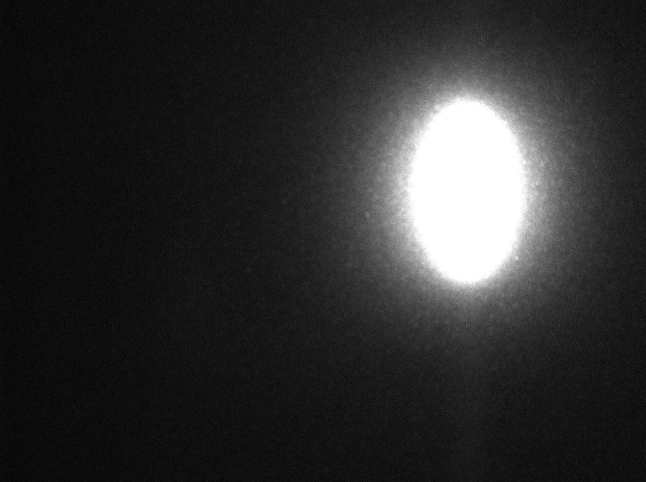
#> input picture Showcase/BPM1photo.jpg, 1292 x 964 px (shown at 1/2 size)
$ python BPM1Proc.py   (Python 2 division)   (older library calls are emulated)
#> lines starting #> are read from the running program, lines starting #| are printed output that depends on the picture; after the words box and inside, x2 and y2 are one past the last pixel; in counts of white or black regions, pixels touching at a corner belong together
#> in load, img is the input picture: shape (964, 1292, 3); min 0, max 255, mean 46.1
#> in binaryThreshold, `ret, thresh = cv2.threshold(img, threshVal, maxVal, cv2.THRESH_BINARY_..`:
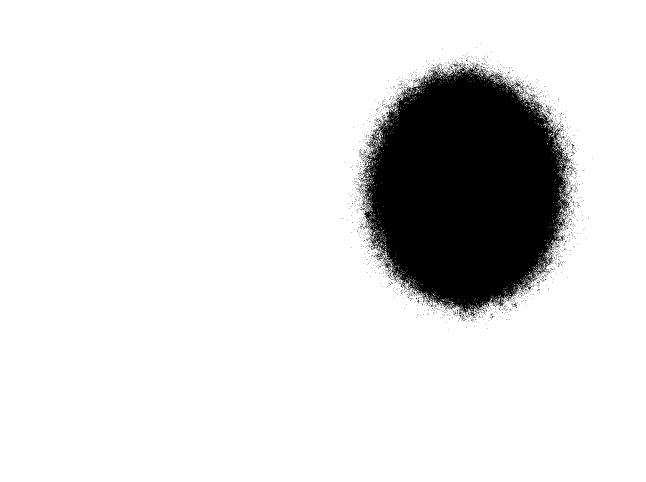
#> thresh: shape (964, 1292, 3) (shown at 1/2 size); 87.8% white; 1830 black regions (1821 under 20 px), largest, box (x1, y1, x2, y2) and area: (720, 127, 1144, 635) 148041, (1134, 330, 1149, 342) 43, (1092, 216, 1103, 232) 40
#> in binaryThreshold, `ret, thresh = cv2.threshold(img, threshVal, maxVal, cv2.THRESH_BINARY_..`: ret = 90
### Showcase/cvlib.py
"""
BNL NSLS-2 Computer Vision Module
Author: William Watson
Date: 2016-7-14

This Module contains numerous functions designed to
help in the data manipulation of images on the Beam-lines within NSLS-2.
It Uses the numpy and cv2 libraries to construct a simple module to
make image processing and computer vision easier, faster, and more compact.
"""

# DEPENDENCIES
import cv2
import numpy as np
import sys
import time
from matplotlib import pyplot as plt
import matplotlib
from epics import caget, caput
from scipy.optimize import leastsq


# VERSION
__version__ = "0.5.4.1"
__opencv__ = cv2.__version__
__npversion__ = np.version.version
__sysver__ = sys.version
__matplotlibver__ = matplotlib.__version__


# GLOBAL VARS
colorMap_flag = {"autumn":0, "bone":1, "jet":2, "winter":3, "rainbow":4, "ocean":5, "summer":6, "spring":7, "cool":8, "hsv":9, "pink":10, "hot":11}
border_flag = {"constant":0, "reflect":2, "reflect101":4, "replicate":1, "default":4, "wrap":3}
EPICSTYPE = {1 : np.uint16 , 0 : np.uint8, 2:np.uint32, 3: np.uint64}
EPICSCOLOR = {0: "gray", 1: "bayer", 2: "RBG1"}

#######################################################################################

# EXPERIMENTAL SECTION - ALL NEW METHODS GO HERE FIRST FOR TESTING
#FIX FIX FIX

# METHODS KNOWN TO BE BROKEN / Need Further Looking!!!!!!!!!


# [493 lines left out: functions backgroundSubtract, enhance, watershed, drawHarrisSubPixel, depthImg, sharpen and 17 more, not called in this run]


def dictToLst(dictionary):
        """
        Returns a dictionary into two lists of [[key][values]]

        Params:
        * dictionary - Dictionary to be split

        Returns:
        * [keys, values]
        """
        keys = []
        values = []
        for key, value in dictionary.iteritems():
                keys.append(key)
                values.append(value)
        return [keys, values]


# [12 lines left out: function lstToDict, not called in this run]


def meanVal(img):
        """
        Returns the Mean Color (Regular Img) / Mean Intensity (Grayscale)

        Params:
	* img - image

        Returns:
	* Mean Color / Mean Image
        """
	mean = cv2.mean(img)
	if img is None:
		print "ERROR: MeanValue: Sent in None-Type Object"
		return -1
	if len(img.shape) == 3:
		return (mean[0], mean[1], mean[2])
	elif len(img.shape) == 2:
		return (mean[0])
	else:
		return mean


# [15 lines left out: function flip, not called in this run]


def mask(img, invert=False):
        """
        Finds the mask for an image

        Params:
	* img - image
	* invert - OPTIONAL - def False; if def, returns mask, if True, returns bitwise not of mask

        Returns:
	* mask
        """
	imgray = grayscale(img) #.cvtColor(img, cv2.COLOR_BGR2GRAY)
	ret, mask = cv2.threshold(imgray, 10, 255, cv2.THRESH_BINARY)
	mask_inv = cv2.bitwise_not(mask)
	if not invert:
		return mask
	else:
		return mask_inv


# [31 lines left out: functions copy, filterCnts, not called in this run]


def cntInfo(img, cnt):
        """
        Returns pertinent information regarding a contour

        Params:
	* img - image
	* cnt - contour

        Returns:
	* dictionary of cnt info
        """
	pts = extremePoints(cnt)
	roi = crop(img, pts["L"][0], pts["T"][1], pts["R"][0], pts["B"][1])
	m = minMaxLoc(roi)
	m["minLoc"] = (m["minLoc"][0] + pts["L"][0], m["minLoc"][1] + pts["T"][1])
	m["maxLoc"] = (m["maxLoc"][0] + pts["L"][0], m["maxLoc"][1] + pts["T"][1])
	cross = abs(pts["L"][0] - pts["R"][0])
	height = abs(pts["T"][1] - pts["B"][1])
	cent = centroid(cnt)
	angle = orientation(cnt)
	areaVal = area(cnt)
	per = perimeter(cnt)
	ar = aspectRatio(cnt)
	ext = extent(cnt)
	sold = solidity(cnt)
	eqD = equivalentDiameter(cnt)
	me = meanVal(grayscale(roi))
	su = sumPixel(grayscale(roi))
	d = {"sum intensity":su, "mean intensity":me, "area":areaVal, "perimeter":per, "aspect ratio":ar, "extent":ext,"solidity":sold, "equivalent diameter":eqD, "width": cross, "height" : height, "centroid" : cent, "extrema" : pts, "min":m["minLoc"], "max":m["maxLoc"], "orientation" : angle}
	return d


def sumPixel(img):
        """
        Sums all of the pixels in an image
        Best for Grayscale

        Params:
	* image

        Returns:
	* sum of pixel values
        """
        ret = cv2.sumElems(img)
        if len(img.shape) == 2:
                return ret[0]
        else:
                return (ret[0], ret[1], ret[2])


# [30 lines left out: functions poi, scalarInfo, not called in this run]


def printCntInfo(img, cnt):
        """
        Prints the contour information line by line via key: value format

        Params:
        * image - image
        * cnt - contour

        Returns:
        * dicitonary of Contour Info
        """
        m = cntInfo(img, cnt)
        lst = dictToLst(m)
        for i in range(len(lst[0])):
                print str(lst[0][i]) + ": " + str(lst[1][i])
        return m


# [60 lines left out: functions printDic, plotPOI, cntInfoMult, pixelPoints, not called in this run]


def fillContour(img, cnt, color = (255,255,0)):
        """
        Fill a Contour - Fills a contour with color onto img

        Params:
	* img - image
	* cnt - contour
	* color - OPTIONAL - color of fill, def: (255,255,0)
        """
	cv2.drawContours(img, [cnt], 0, color, -1)


def minMaxLoc(img):
        """
        Returns the Max Val, Min Val, and Locations

        Params:
	* img - image

        Returns:
	* (minVal, maxVal, minLoc, maxLoc) in dicitonary format
        """
	maskVar = mask(img)
	pt = cv2.minMaxLoc(grayscale(img), maskVar)
	d = {"minVal": pt[0], "maxVal":pt[1], "minLoc":pt[2], "maxLoc":pt[3]}
	return d


# [140 lines left out: functions findMax, findMin, add, addWeight, bitAnd, bitOr and 3 more, not called in this run]


def crop(img, x0, y0, x1, y1):
        """
        Image Crop: Returns a Crop Img
        Can be Used for ROI

        Params:
	* img - image
	* x0 - X Position (start)
	* y0 - Y Position (start)
	* x1 - X End Position
	* y1 - Y End Position

        Returns:
	* imgROI - from [y:y+h, x:x+w]
        """
	crop = img[y0:y1, x0:x1]
	return crop


# [68 lines left out: functions cropPt, roi, cropCnt, hsv, not called in this run]


def grayscale(img):
        """
        Returns a grayscale version of img

        Params:
	* img - image

        Returns:
	* Grayscale image
        """
	if img is None:
		print "Img is None"
		sys.exit()
	if len(img.shape) > 2:
		return cv2.cvtColor(img, cv2.COLOR_BGR2GRAY)
	else:
		return img


# [14 lines left out: function cvtColor, not called in this run]


def applyColorMap(img, flag):
        """
        Apply a Color map to an img

        Params:
	* img - image
	* flag - string flag or corresponding int found in getColorMapFlags()

        Returns:
	* img in color map
        """
	if isinstance(flag, basestring):
		flag = flag.lower()
		gray = grayscale(img)
		res = cv2.applyColorMap(gray, colorMap_flag[flag])
		return res
	else:
		gray = grayscale(img)
		return cv2.applyColorMap(gray, flag)


# [129 lines left out: functions applyJET, applyHSV, getColorMapFlags, bgr2hsv, colorFlags, trackObject and 2 more, not called in this run]


def centroid(cnt):
        """
        Returns the centroid to a given contour

        Params:
	* cnt - contour

        Returns:
	* (cx, cy) -> Pixel Position of the Centroid
        """
	M = cv2.moments(cnt)
	cx = int(M['m10']/M['m00'])
	cy = int(M['m01']/M['m00'])
	return (cx, cy)


# [14 lines left out: function centroidFloat, not called in this run]


def plotCentroid(img, cnt, radius = 3, color=(255, 255, 0)):
        """
        Plots a centroid onto an image from a given contour

        Params:
	* cnt - contour
	* img - image to modify
	* color - OPTIONAL - specify color of centroid cross

        Returns:
        * Centroid Pixel Coord
        """
	cx, cy = centroid(cnt)
	drawCircle(img, (cx, cy), radius = radius, color = color)
	return (cx, cy)


def sort(contours):
        """
        Sorts a list of contours by number of points, in descending order

        Params:
	* contours - list of contours to sort

        Returns:
	* Sorted list of contour objects such that the largest contour is first
        """
	return sorted(contours, reverse=True, key=len)


# [13 lines left out: function sortList, not called in this run]


def findContours(img, thresh=127, val=255):
        """
        Returns the contours to a given image, sorted by size of contour

        Params:
	* img - Image to find contours in
	* thresh - OPTIONAL - threhsold value used
	* val - OPTIONAL - value to set items in threshold

        Returns:
	* Sorted List of Contours found in img
        """
#> called with thresh = 127, val = 255
	gray = grayscale(img)
	ret, binary = cv2.threshold(gray, thresh, val, cv2.THRESH_BINARY_INV)
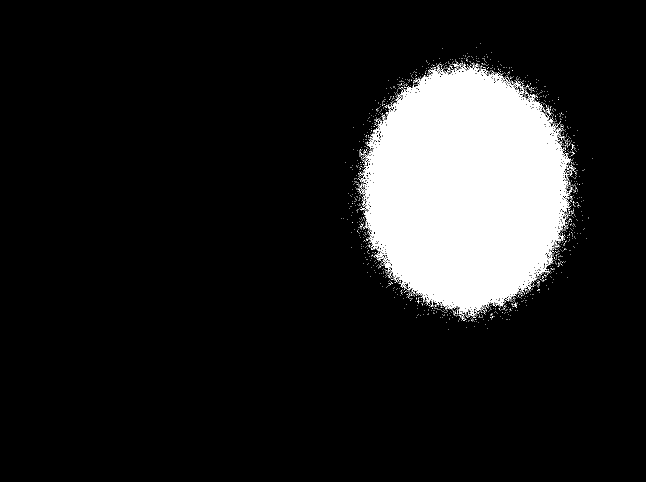
#> binary: shape (964, 1292) (shown at 1/2 size); 12.2% white; 1830 white regions (1821 under 20 px)
#> ret = 127
	bina, contours, hierarchy = cv2.findContours(binary, cv2.RETR_TREE, cv2.CHAIN_APPROX_SIMPLE)
#> contours = 4563 contours, 4527 with area under 20; largest, box (x1, y1, x2, y2) and area: (720, 127, 1144, 635) 151048, (1091, 503, 1104, 520) 106, (756, 259, 764, 279) 82, (762, 507, 779, 517) 74, (750, 258, 760, 269) 44
	errorCheckContour(contours)
	return sort(contours)


# [16 lines left out: function findCntHierarchy, not called in this run]


def errorCheckContour(contours):
        """
        Error checks the contours in images and stops program if something is wrong

        Params:
	* contours - list of contours to error check
        """
	if contours is None:
		print "ERROR: FindContours: Missing objects: No contours found, please check image...\n"
		sys.exit() # maybe return false?


# [14 lines left out: function contourApprox, not called in this run]


def aspectRatio(cnt):
        """
        Returns the Aspect Ratio (Ratio of width to height of bounding rectangle)

        Params:
	* cnt - contour

        Returns:
	* Aspect Ratio of cnt
        """
	x, y, w, h = cv2.boundingRect(cnt)
	return float(w) / h


def extent(cnt):
        """
        Returns the Extent (Ratio of contour area to bounding rectangle area)

        Params:
	* cnt - contour

        Returns:
	* Extent of cnt
        """
	area = cv2.contourArea(cnt)
	x, y, w, h = cv2.boundingRect(cnt)
	rect_area = w*h
	return float(area)/rect_area


# [44 lines left out: functions boundingRect, boundingRectPoints, minEncloseCircle, not called in this run]


def solidity(cnt):
        """
        Returns the Solidity (Ratio of area to convex hull area)

        Params:
	* cnt - contour

        Returns:
	* Solidity of cnt
        """
	area = cv2.contourArea(cnt)
	hull = cv2.convexHull(cnt)
	hull_area = cv2.contourArea(hull)
	return float(area) / hull_area


def area(cnt):
        """
        Returns area of cnt

        Params:
	* cnt - contour

        Returns:
	* Area of cnt
        """
	return cv2.contourArea(cnt)


# [24 lines left out: functions moments, huMoments, not called in this run]


def perimeter(cnt):
        """
        Returns the Contour Perimeter

        Params:
	* cnt - contour

        Returns:
	* Perimeter of cnt
        """
	return cv2.arcLength(cnt, True)


def equivalentDiameter(cnt):
        """
        Returns the Equivalent Diameter (Circle whose area is same as cnt area)

        Params:
	* cnt = contour

        Returns:
	* Equivalent Diameter
        """
	return np.sqrt(4 * (cv2.contourArea(cnt)) / np.pi)


# [12 lines left out: function fitEllipse, not called in this run]


def orientation(cnt):
        """
        Returns the Orientation of the Object

        Params:
	* cnt - Contour

        Returns:
	* Angle at which object is directed
        """
	(x,y), (MA, ma), angle = cv2.fitEllipse(cnt)
	return angle


# [12 lines left out: function axis, not called in this run]


def drawContour(img, cnt, color=(0, 255, 0), thickness=2):
        """
        Draws a contour onto an image

        Params:
	* img - image to draw on
	* cnt - contour to draw
	* color - OPTIONAL - color of cnt, default is (0, 255, 0)
	* thickness - OPTIONAL - thickness of cnt line, default is 2
        """
	cv2.drawContours(img, [cnt], 0, color, thickness)


# [11 lines left out: function drawContours, not called in this run]


def extremePointsTup(cnt):
        """
        Returns the Extreme Points of a contour

        Params:
	* cnt - contour

        Returns:
	* (LeftMost, RightMost, TopMost, BottomMost)
        """
	leftmost = tuple(cnt[cnt[:,:,0].argmin()][0])
	rightmost = tuple(cnt[cnt[:,:,0].argmax()][0])
	topmost = tuple(cnt[cnt[:,:,1].argmin()][0])
	bottommost = tuple(cnt[cnt[:,:,1].argmax()][0])
	return (leftmost, rightmost, topmost, bottommost)


def extremePoints(cnt):
        """
        Extreme Points Dictionary

        Params:
	* cnt - contour

        Returns:
	* Dictionary of extrema, such that L = Left, R = Right, T = Top, B = Bottom
        """
	pts = extremePointsTup(cnt)
	d = {"L":pts[0], "R":pts[1], "T":pts[2], "B":pts[3]}
	return d


# [14 lines left out: function cropCnt, not called in this run]


def plotPoint(img, point, radius = 3, color = (0, 0, 255)):
        """
        Plots a single point onto an image

        Params:
	* img - image
	* point - pixel tuple to plot at (x, y)
	* radius - OPTIONAL - radius of point to be plotted
	* color - OPTIONAL - color of pixel to be plotted
        """
	drawCircle(img, point, radius = radius, color=color)


def plotPoints(img, points, radius = 3, color= (0, 0, 255)):
        """
        Plots a list of points onto an img

        Params:
	* img - image
	* points - list of points to plot
	* radius - OPTIONAL - radius of points to be plotted
	* color - OPTIONAL - color of points to plot, default is (0, 0, 255)
        """
	for pt in points:
		drawCircle(img, pt, radius = radius, color = color)


def drawCircle(img, center, radius = 3, color = (0,0,255), fill = -1):
        """
        Draws a circle at a point with given radius onto img.

        Params:
	* img - image
	* center - (x,y) center of circle
	* radius - OPTIONAL - radius of circle, default is 3
	* color - OPTIONAL - default is (0, 0, 255) - RED
	* fill - OPTIONAL - default is -1, change for outline thickness
        """
	cv2.circle(img, center, radius, color, fill)


# [149 lines left out: functions drawLine, drawRectangle, drawEllipse, drawFitEllipse, imgProp, size and 4 more, not called in this run]


def binaryThreshold(img, threshVal = 127, maxVal = 255, invert=True):
        """
        Returns a binary threshold of the image

        Params:
        * img - image to threshold
	* threshVal - OPTIONAL - threshold value to classify pixels Default 127
	* maxVal - OPTIONAL - value to be given if pixel over threshVal. Default 255
	* invert - OPTIONAL - True means inverts binary threshold (white to black, vice versa), false otherwise. Default True

        Returns:
	* threshold image
        """
	gray = grayscale(img)
	if invert:
		ret, thresh = cv2.threshold(img, threshVal, maxVal, cv2.THRESH_BINARY_INV)
	else:
		ret, thresh = cv2.threshold(img, threshVal, maxVal, cv2.THRESH_BINARY)
	return thresh


# [123 lines left out: functions adaptiveMeanThreshold, adaptiveGaussianThreshold, otsu, rotate, edgeDetect, eqHist and 1 more, not called in this run]


def load(filename, flag=None):
        """
        Loads an image from a file name and returns it in color mode (default).
        Safety check if img fails to load.

        Params:
	* filename - filename of image
	* flag - OPTIONAL - open mode: 1 = COLOR, 0 = GRAYSCALE, -1 = UNCHANGED

        Returns:
        * Loaded Img if sucessful
        """
	if flag is None:
		img = cv2.imread(filename)
	elif flag is 1 or flag is 0 or flag is -1:
		img = cv2.imread(filename, flag)
	else:
		print "ERROR: Load: Incorrect flag parameter: " + str(flag) + "\n"
		sys.exit()
	if img is None:
		print "ERROR: Load: Image not found/supported at: " + str(filename) + "\n"
		sys.exit()
	else:
		return img


# [337 lines left out: functions fetchImg, epicscaget, epicscaput, epicscainfo, getColorFlag, backProjection and 11 more, not called in this run]


def displayImgs(imgs, titles = None, wait=0):
        """
        Displays a list of images

        Parms:
	* imgs - list of images
	* titles - OPTIONAL - list of titles of images
        * wait - OPTIONAL - wait time in ms ffor screen; def: 0 - INDEFINITE
        """
	if len(imgs) > 100:
		print "WARNING: DisplayImgs: List is of length " + str(len(imgs))
		print "Please reduce list size to avoid improper display"
		return
	if titles is None:
		count = 1
		for i in imgs:
			cv2.namedWindow("IMAGE" + str(count), cv2.WINDOW_NORMAL)
			cv2.imshow("IMAGE" + str(count), i)
			count += 1
	else:
		count = 0
		for i in imgs:
			cv2.namedWindow(titles[count], cv2.WINDOW_NORMAL)
			cv2.imshow(titles[count], i)
			count += 1
	cv2.waitKey(wait) & 0xFF
	cv2.destroyAllWindows()


# [938 lines left out: functions filter2D, blur, gaussianBlur, medianBlur, bilateralFilter, adaptiveBilateralFilter and 42 more, not called in this run]

# End of File

### Showcase/BPM1Proc.py
#!/usr/bin/env python
import cvlib

img = cvlib.load("BPM1photo.jpg") # change to fetch
lap = cvlib.binaryThreshold(img, threshVal=90) #MAY NEED TO ADJUST
contours = cvlib.findContours(lap)
cvlib.fillContour(lap, contours[0], color=(100,100,255))
#> in fillContour, `cv2.drawContours(img, [cnt], 0, color, -1)`:
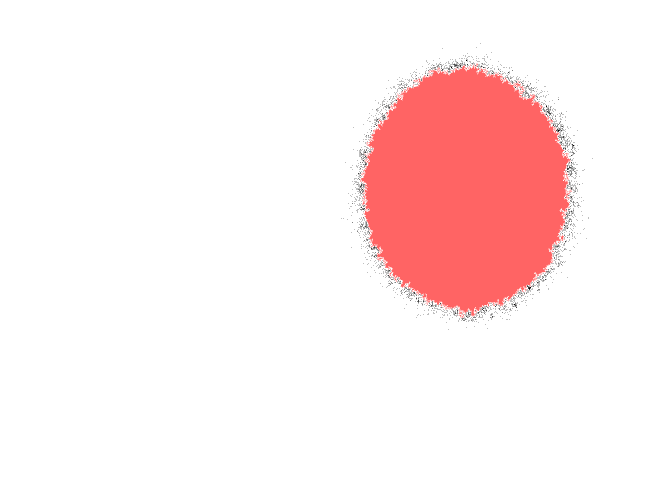
#> img: shape (964, 1292, 3) (shown at 1/2 size); 12.33% of pixels changed, all inside (x1, y1, x2, y2) = (720, 127, 1144, 635)

m = cvlib.cntInfo(img, contours[0])
#> in extremePointsTup, `leftmost = tuple(cnt[cnt[:,:,0].argmin()][0])`: leftmost = (720, 361)
#> in extremePointsTup, `rightmost = tuple(cnt[cnt[:,:,0].argmax()][0])`: rightmost = (1143, 382)
#> in extremePointsTup, `topmost = tuple(cnt[cnt[:,:,1].argmin()][0])`: topmost = (952, 127)
#> in extremePointsTup, `bottommost = tuple(cnt[cnt[:,:,1].argmax()][0])`: bottommost = (920, 634)
#> in extremePoints, `pts = extremePointsTup(cnt)`: pts = ((720, 361), (1143, 382), (952, 127), (920, 634))
#> in extremePoints, `d = {"L":pts[0], "R":pts[1], "T":pts[2], "B":pts[3]}`: d = {'L': (720, 361), 'R': (1143, 382), 'T': (952, 127), 'B': (920, 634)}
#> in cntInfo, `pts = extremePoints(cnt)`: pts has the same summary as d in extremePoints
#> in crop, `crop = img[y0:y1, x0:x1]`:
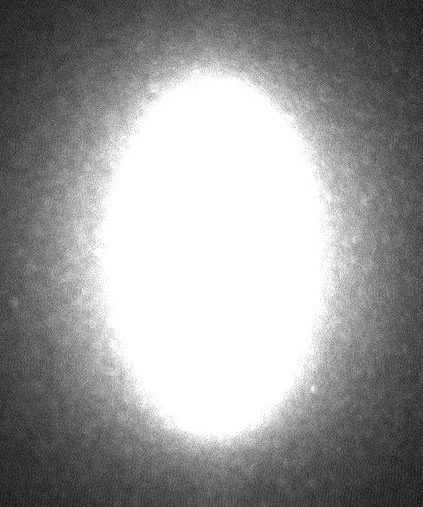
#> crop: shape (507, 423, 3); min 15, max 255, mean 154.7
#> (the rest of the program and of its run is left out)
